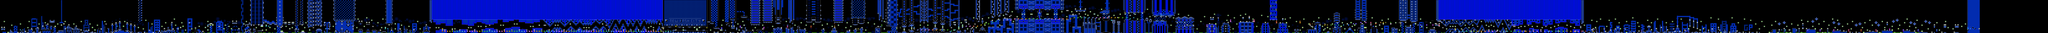

A level layout from a 2D game, rendered from its tile map. Below: a short description, then the map file with tile-grid data replaced by summaries:
An orthogonal 1650x27 tile map with 16x16 px tiles, 2 tile layers (SP, ...), 2 tilesets.

<map version="1.10" tiledversion="1.11.2" orientation="orthogonal" renderorder="right-down" width="1650" height="27" tilewidth="16" tileheight="16" infinite="0" nextlayerid="5" nextobjectid="1">
 <editorsettings>
  <chunksize width="16" height="27" />
  <export target="../LEVELS/LEVEL DATA/lvlset_C/newdashcity.csv" format="csv" />
  <decoset name="DECO1" />
 </editorsettings>
 <tileset firstgid="1" name="famidash" tilewidth="16" tileheight="16" tilecount="256" columns="16">
  <image source="../../../GRAPHICS/famidash.bmp" width="256" height="256" />
 </tileset>
 <tileset firstgid="257" name="sprites" tilewidth="16" tileheight="16" tilecount="256" columns="16">
  <image source="../../../GRAPHICS/sprites.png" width="256" height="256" />
 </tileset>
 <layer id="1" width="1650" height="27">
  <data>[44550 cells, 19702 non-empty, 176 distinct tile ids]</data>
 </layer>
 <layer id="2" name="SP" width="1650" height="27">
  <data>[44550 cells, 1013 non-empty, 126 distinct tile ids]</data>
 </layer>
</map>
